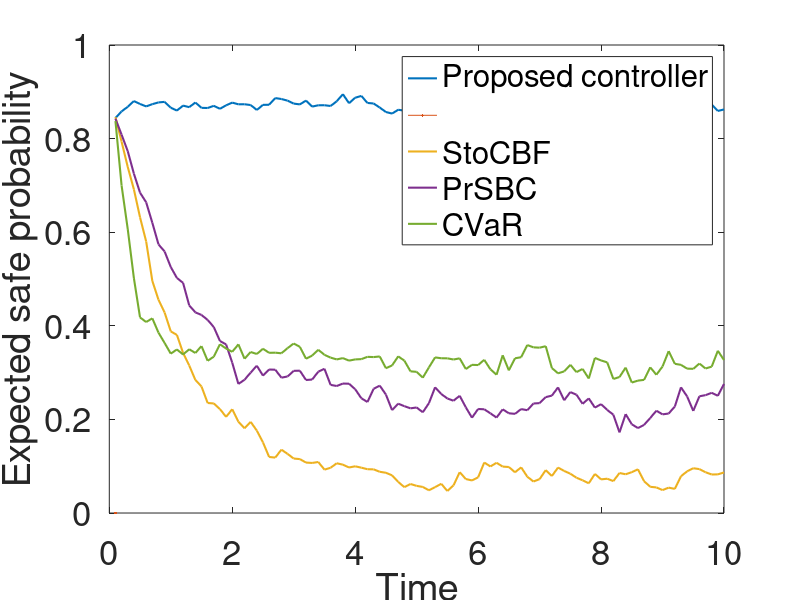
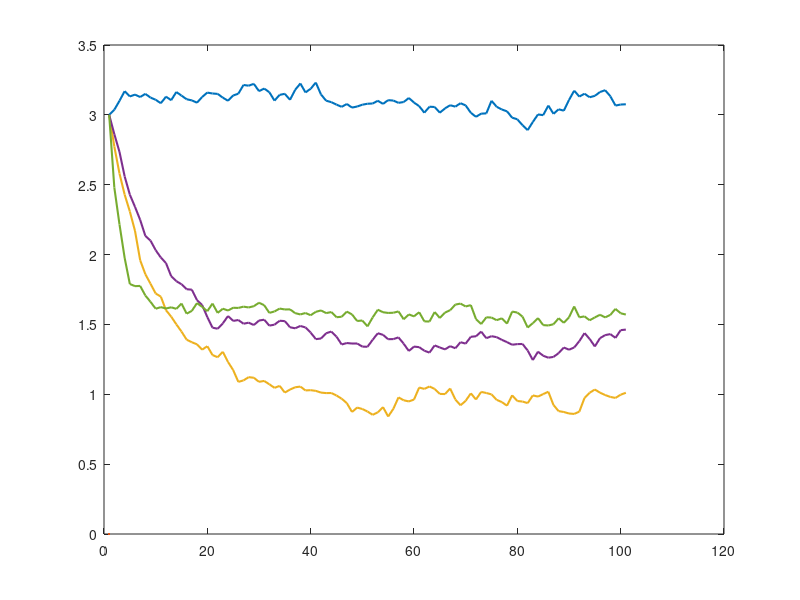

These charts were generated, in order, by the following MATLAB code: (Note: this script raises an error after producing the figures.)
%% worst case
clear; clc;
load("worst_case.mat")
fontsz = 25;

figure
plot(F, 'linewidth', 1.5)
hold on
plot(0)
plot(F_clark, 'linewidth', 1.5)
plot(F_prsbc, 'linewidth', 1.5)
plot(F_cvar, 'linewidth', 1.5)
legend('Proposed controller', '', 'StoCBF', 'PrSBC', 'CVaR')
set(gca, 'FontSize', fontsz)
legend('Location', 'best')
xlabel('Time')
ylabel('Expected safe probability')
xt = get(gca, 'XTick'); 
set(gca, 'XTick', xt, 'XTickLabel', xt/10)
set(gcf, 'position', [200 200 600 469])

% averaged state
figure
plot(x_ave, 'linewidth', 1.5)
hold on
plot(0)
plot(x_ave_clark, 'linewidth', 1.5)
plot(x_ave_prsbc, 'linewidth', 1.5)
plot(x_ave_cvar, 'linewidth', 1.5)
yline(1, 'LineStyle', '--', 'color', 'red', 'linewidth', 1.5)
legend('Proposed controller', '', 'StoCBF', 'PrSBC', 'CVaR')
set(gca, 'FontSize', fontsz)
legend('Location', 'best')
xlabel('Time')
% ylabel('Averaged state over ' + string(traj_num) + ' trajectories')
ylabel('Averaged state')
xlim([0,100])
xt = get(gca, 'XTick'); 
set(gca, 'XTick', xt, 'XTickLabel', xt/10)
set(gcf, 'position', [200 200 600 469])


%% switching
clear; clc;
load('switching.mat')
fontsz = 25;

figure
for i = 1:5
    stdshade(squeeze(x_all(i,:,:))', 0.3, colors(i,:,:));
    hold on
end
yline(1, 'LineStyle', '--', 'color', 'red', 'LineWidth', 1.5)
legend('', 'Proposed controller', '', 'StoCBF', '', 'PrSBC', '', 'CVaR', '', 'Nominal controller')
% legend('', 'Proposed controller', '', 'Clark, (2019).', '', 'Luo et al., (2019)', '', 'Ahmadi et al., (2020)', '', 'Nominal controller')
set(gca, 'FontSize', fontsz)
legend('Location', 'best')
xlabel('Time')
% ylabel('Averaged state over ' + string(traj_num) + ' trajectories')
ylabel('Averaged state')
xlim([0,100])
ylim([-1,3.5])
xt = get(gca, 'XTick'); 
set(gca, 'XTick', xt, 'XTickLabel', xt/10)  
set(gcf, 'position', [200 200 600 469])

figure
for k = 1:5
    plot(squeeze(safe(k,:,:)), LineWidth=1.5, Color=colors(k,:,:))
    hold on
end
% legend('Proposed controller', 'Clark, (2019).', 'Luo et al., (2019)', 'Ahmadi et al., (2020)', 'Nominal controller')
legend('Proposed controller', 'StoCBF', 'PrSBC', 'CVaR', 'Nominal controller')
set(gca, 'FontSize', fontsz)
legend('Location', 'best')
xlabel('Time')
ylabel('Empirical safe probability')
xt = get(gca, 'XTick'); 
set(gca, 'XTick', xt, 'XTickLabel', xt/10)  
set(gcf, 'position', [200 200 600 469])


%% nonlinear worst case
clear; clc;
load('nonlinear_worst_case.mat')
fontsz = 25;

figure
plot(F, 'linewidth', 1.5)
hold on
plot(0)
plot(F_clark, 'linewidth', 1.5)
plot(F_prsbc, 'linewidth', 1.5)
plot(F_cvar, 'linewidth', 1.5)
legend('Proposed controller', '', 'StoCBF', 'PrSBC', 'CVaR')
set(gca, 'FontSize', fontsz)
legend('Location', 'best')
xlabel('Time')
% ylabel('Expected value of safe probability')
ylabel('Expected safe probability')
xt = get(gca, 'XTick'); 
set(gca, 'XTick', xt, 'XTickLabel', xt/10)
set(gcf, 'position', [200 200 600 469])

% averaged state
figure
plot(x_ave, 'linewidth', 1.5)
hold on
plot(0)
plot(x_ave_clark, 'linewidth', 1.5)
plot(x_ave_prsbc, 'linewidth', 1.5)
plot(x_ave_cvar, 'linewidth', 1.5)
yline(1, 'LineStyle', '--', 'color', 'red', 'linewidth', 1.5)
legend('Proposed controller', '', 'StoCBF', 'PrSBC', 'CVaR')
set(gca, 'FontSize', fontsz)
legend('Location', 'best')
xlabel('Time')
% ylabel('Averaged state over ' + string(traj_num) + ' trajectories')
ylabel('Averaged state')
xlim([0,100])
xt = get(gca, 'XTick'); 
set(gca, 'XTick', xt, 'XTickLabel', xt/10)
set(gcf, 'position', [200 200 600 469])


%% nonlinear switching
clear; clc;
load('nonlinear_switching.mat')
fontsz = 25;

figure
for i = 1:5
    stdshade(squeeze(x_all(i,:,:))', 0.3, colors(i,:,:));
    hold on
end
yline(1, 'LineStyle', '--', 'color', 'red', 'LineWidth', 1.5)
yline(1.5, 'LineStyle', '--', 'color', 'black', 'linewidth', 1.5)
legend('', 'Proposed controller', '', 'StoCBF', '', 'PrSBC', '', 'CVaR', '', 'Nominal controller')
% legend('', 'Proposed controller', '', 'Clark, (2019).', '', 'Luo et al., (2019)', '', 'Ahmadi et al., (2020)', '', 'Nominal controller')
set(gca, 'FontSize', 25)
legend('Location', 'best')
xlabel('Time')
% ylabel('Averaged state over ' + string(traj_num) + ' trajectories')
ylabel('Averaged state')
xlim([0,100])
ylim([-1,4])
xt = get(gca, 'XTick'); 
set(gca, 'XTick', xt, 'XTickLabel', xt/10)  
set(gcf, 'position', [200 200 600 469])

figure
for k = 1:5
    plot(squeeze(safe(k,:,:)), LineWidth=1.5, Color=colors(k,:,:))
    hold on
end
% legend('Proposed controller', 'Clark, (2019).', 'Luo et al., (2019)', 'Ahmadi et al., (2020)', 'Nominal controller')
legend('Proposed controller', 'StoCBF', 'PrSBC', 'CVaR', 'Nominal controller')
set(gca, 'FontSize', 25)
legend('Location', 'best')
xlabel('Time')
ylabel('Empirical safe probability')
xt = get(gca, 'XTick'); 
set(gca, 'XTick', xt, 'XTickLabel', xt/10)  
set(gcf, 'position', [200 200 600 469])